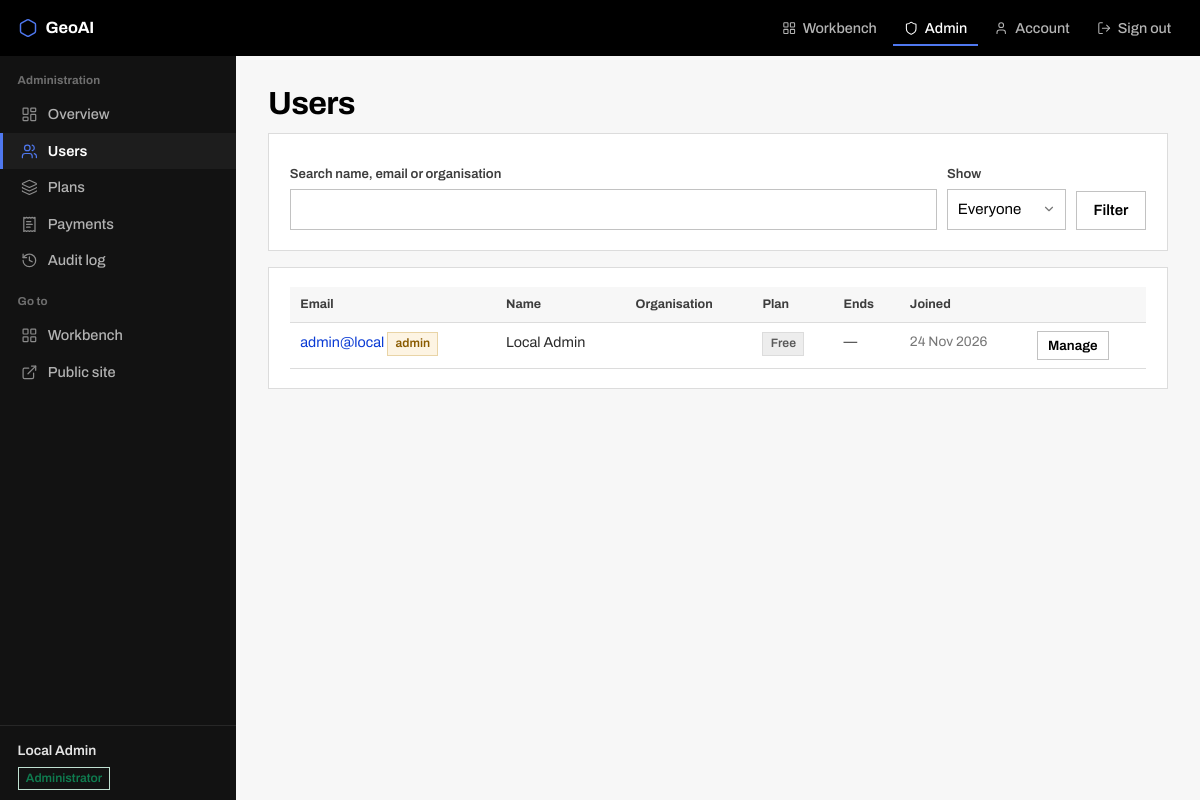
Page /admin/users (signed in) on the committed database.
### portal/models.py (models this page shows, shortened)
class User(UserMixin, db.Model):
    __tablename__ = "users"
    id = db.Column(db.Integer, primary_key=True)
    email = db.Column(db.String(190), unique=True, nullable=False, index=True)
    name = db.Column(db.String(120), nullable=False, default="")
    organisation = db.Column(db.String(160), nullable=False, default="")
    phone = db.Column(db.String(40), nullable=False, default="")
    password_hash = db.Column(db.String(255), nullable=False)
    is_admin = db.Column(db.Boolean, nullable=False, default=False)
    is_active_account = db.Column(db.Boolean, nullable=False, default=True)
    created_at = db.Column(db.DateTime, nullable=False, default=now)
    last_login = db.Column(db.DateTime)
    subscriptions = db.relationship("Subscription", back_populates="user", cascade="all, delete-orphan",
                                    order_by="Subscription.id.desc()")
    payments = db.relationship("Payment", back_populates="user", cascade="all, delete-orphan")
    @property
    def is_active(self):
        return self.is_active_account
    @property
    def subscription(self):
        for s in self.subscriptions:
            if s.is_live:
                return s
        return None
    @property
    def plan(self):
        s = self.subscription
        return s.plan if s else Plan.query.filter_by(code="free").first()
    @property
    def plan_name(self):
        p = self.plan
        return p.name if p else "No plan"
    @property
    def expires_at(self):
        s = self.subscription
        return _aware(s.ends_at) if s else None
    def allowed_sections(self):
        if self.is_admin:
            return list(SECTIONS)
        p = self.plan
        return p.section_list if p else list(FREE_SECTIONS)

class Plan(db.Model):
    __tablename__ = "plans"
    id = db.Column(db.Integer, primary_key=True)
    code = db.Column(db.String(32), unique=True, nullable=False)        # free, basic, pro
    name = db.Column(db.String(80), nullable=False)
    price = db.Column(db.Float, nullable=False, default=0.0)
    currency = db.Column(db.String(8), nullable=False, default="TZS")
    period_days = db.Column(db.Integer, nullable=False, default=30)
    sections = db.Column(db.Text, nullable=False, default="")           # comma-separated keys of SECTIONS
    can_download = db.Column(db.Boolean, nullable=False, default=False)
    max_uploads_per_month = db.Column(db.Integer, nullable=False, default=0)   # 0 = no limit
    seats = db.Column(db.Integer, nullable=False, default=1)
    is_public = db.Column(db.Boolean, nullable=False, default=True)     # shown on the pricing page
    sort = db.Column(db.Integer, nullable=False, default=0)

### portal/admin.py (the view)
@bp.route("/users")
@admin_only
def users():
    q = request.args.get("q", "").strip()
    query = User.query
    if q:
        like = f"%{q}%"
        query = query.filter(or_(User.email.ilike(like), User.name.ilike(like),
                                 User.organisation.ilike(like)))
    show = request.args.get("show", "all")
    people = query.order_by(User.created_at.desc()).all()
    if show == "paid":
        people = [u for u in people if u.subscription]
    elif show == "free":
        people = [u for u in people if not u.subscription]
    elif show == "suspended":
        people = [u for u in people if not u.is_active_account]
    return render_template("admin/users.html", people=people, q=q, show=show,
                           plans=Plan.query.order_by(Plan.sort).all())

### portal/admin.py (called while the page is built)
def admin_only(f):
    @wraps(f)
    @login_required
    def wrapper(*a, **kw):
        if not current_user.is_admin:
            abort(403)
        return f(*a, **kw)
    return wrapper

### portal/app/__init__.py (called while the page is built)
def upload_allowance():
    if current_user.is_admin:
        return 0, None, None
    used, limit = current_user.upload_allowance()
    return used, limit, None if limit is None else max(limit - used, 0)

def nav_context():
    if not current_user.is_authenticated:
        return {"app_sections": [], "locked_count": 0, "allowance": (0, None, None)}
    allowed = set(current_user.allowed_sections())
    have = set(store.sections_with_results(current_user.id))
    items = [{**s, "open": s["key"] in allowed, "has_result": s["key"] in have} for s in SECTIONS]
    return {"app_sections": items, "locked_count": sum(0 if i["open"] else 1 for i in items),
            "allowance": upload_allowance()}

### portal/app/store.py (called while the page is built)
def root():
    base = Path(current_app.config["DATA_DIR"]) / "work"
    base.mkdir(parents=True, exist_ok=True)
    return base

def home(user_id):
    p = root() / str(user_id)
    p.mkdir(parents=True, exist_ok=True)
    return p

def _safe(section):
    if section not in SECTIONS:
        raise ValueError(f"unknown section {section!r}")
    return section

def sections_with_results(user_id):
    out = {}
    for section in SECTIONS:
        run = Run.latest(user_id, section)
        if run and run.ok:
            out[section] = run
    return out

    @classmethod
    def latest(cls, user_id, section):
        runs = cls.list(user_id, section)
        return runs[0] if runs else None

    @classmethod
    def list(cls, user_id, section):
        d = home(user_id) / _safe(section)
        if not d.is_dir():
            return []
        runs = [cls(user_id, section, p.name) for p in d.iterdir()
                if p.is_dir() and not p.name.startswith("_")]     # "_draft" is not a run
        runs.sort(key=lambda r: r.id, reverse=True)          # the id starts with the timestamp
        return runs

### portal/icons.py (called while the page is built)
def icon(name, cls="", label=None):
    if name not in names():
        raise KeyError(f"no icon named {name!r} in {SPRITE.name}")
    aria = (f'role="img" aria-label="{label}"' if label else 'aria-hidden="true" focusable="false"')
    classes = f"ico {cls}".strip()
    return Markup(f'<svg class="{classes}" {aria}><use href="#i-{name}"></use></svg>')

### portal/templates/admin/users.html
{% set page_title = "Users" %}
{% extends "admin/layout.html" %}
{% block main %}
<h1>Users</h1>
<div class="card">
<form method="get" style="display:flex;gap:.6rem;align-items:end;flex-wrap:wrap">
  <div style="flex:1;min-width:220px"><label for="q">Search name, email or organisation</label>
    <input id="q" name="q" value="{{ q }}"></div>
  <div><label for="show">Show</label><select id="show" name="show">
    {% for v, t in [('all','Everyone'),('paid','Paying'),('free','Free only'),('suspended','Suspended')] %}
    <option value="{{ v }}" {{ 'selected' if show==v }}>{{ t }}</option>{% endfor %}</select></div>
  <button class="btn sec" type="submit">Filter</button>
</form>
</div>
<div class="card">
<table>
<tr><th>Email</th><th>Name</th><th>Organisation</th><th>Plan</th><th>Ends</th><th>Joined</th><th></th></tr>
{% for u in people %}
<tr>
  <td><a href="{{ url_for('admin.user_detail', uid=u.id) }}">{{ u.email }}</a>
      {% if u.is_admin %}<span class="tag warn">admin</span>{% endif %}
      {% if not u.is_active_account %}<span class="tag err">suspended</span>{% endif %}</td>
  <td>{{ u.name }}</td><td class="small">{{ u.organisation }}</td>
  <td>{% if u.subscription %}<span class="tag ok">{{ u.plan_name }}</span>
      {% else %}<span class="tag no">{{ u.plan_name }}</span>{% endif %}</td>
  <td class="small">{% if u.expires_at %}{{ u.expires_at.strftime('%d %b %Y') }}
      <span class="muted">({{ u.days_left }}d)</span>{% else %}—{% endif %}</td>
  <td class="small muted">{{ u.created_at.strftime('%d %b %Y') }}</td>
  <td><a class="btn sm sec" href="{{ url_for('admin.user_detail', uid=u.id) }}">Manage</a></td>
</tr>
{% else %}<tr><td colspan="7" class="muted">Nobody matches that.</td></tr>{% endfor %}
</table>
</div>
{% endblock %}

### portal/templates/console.html (shortened to what this page needs)
{% extends "base.html" %}
{% block page %}
<div class="console">
  <aside class="rail" id="rail">
    {% block rail %}{% endblock %}
    <div class="rail-foot">
      <span class="who">{{ current_user.name or current_user.email }}</span>
      {% if current_user.is_admin %}
        <span class="tag ok">Administrator</span>
      {% endif %}
    </div>
  </aside>
  <main class="work">
    {% block main %}{% endblock %}
  </main>
</div>
{% endblock %}

### portal/static/style.css (style rules this page uses)
:root { --white:#ffffff; --g50:#f7f7f7; --g100:#ededed; --g150:#e4e4e4; --g200:#dcdcdc; --g300:#c2c2c2; --g400:#9a9a9a; --g500:#767676; --g600:#5a5a5a; --g700:#3d3d3d; --g800:#2a2a2a; --g900:#1c1c1c; --black:#000000; --blue:#0a3bd4; --blue-dk:#0730a6; --blue-lt:#4f78ef; --blue-wash:#edf1fd; --red:#c8102e; --red-wash:#fdeef0; --green:#0f7b4f; --green-wash:#eaf6f0; --amber:#8a5b00; --amber-wash:#fdf4e3; --ink:var(--black); --body:var(--g800); --muted:var(--g500); --line:var(--g200); --bg:var(--g50); --card:var(--white); --rail:#121212; --mono:"IBM Plex Mono",ui-monospace,SFMono-Regular,Menlo,Consolas,monospace; --sans:"Archivo","Archivo Fallback",system-ui,-apple-system,"Segoe UI",Roboto,sans-serif; --h-top:56px; --w-rail:236px; }
* { box-sizing:border-box }
html { -webkit-text-size-adjust:100% }
body { margin:0;background:var(--bg);color:var(--body); font:400 15px/1.55 var(--sans); font-feature-settings:"kern" 1; -webkit-font-smoothing:antialiased }
img,svg,video { max-width:100% }
a { color:var(--blue);text-decoration:none }
h1,h2,h3,h4 { color:var(--ink);font-weight:600;letter-spacing:-0.012em;margin:0 0 .6rem }
h1 { font-size:2rem;line-height:1.15;font-weight:700;letter-spacing:-0.022em }
.muted { color:var(--muted) }
.small { font-size:.86rem }
.ico { width:1.15em;height:1.15em;flex:none;vertical-align:-0.2em;stroke-width:1.75 }
.ico.sm { width:1em;height:1em }
header.top .brand .ico { width:1.25rem;height:1.25rem;color:var(--blue-lt) }
.card { background:var(--card);border:1px solid var(--line);padding:1.2rem 1.3rem;margin-bottom:1rem }
label { display:block;font-size:.82rem;color:var(--g700);margin:.7rem 0 .25rem;font-weight:600 }
input:not([type=checkbox]):not([type=radio]):not([type=submit]):not([type=button]), select,textarea { width:100%;padding:.52rem .6rem;border:1px solid var(--g300);background:#fff; font:inherit;color:var(--ink);border-radius:0 }
select { appearance:none;background-repeat:no-repeat;background-position:right .55rem center;padding-right:1.9rem }
.btn { display:inline-flex;align-items:center;justify-content:center;gap:.45rem; background:var(--black);color:#fff;border:1px solid var(--black);border-radius:0; padding:.56rem 1.05rem;font:inherit;font-weight:600;font-size:.93rem;line-height:1.3; cursor:pointer;text-decoration:none;transition:background .12s,border-color .12s,color .12s }
.btn.sec { background:#fff;color:var(--ink);border-color:var(--g300) }
.btn.sm { padding:.3rem .62rem;font-size:.84rem;gap:.35rem }
table { width:100%;border-collapse:collapse;font-size:.9rem }
th,td { text-align:left;padding:.5rem .65rem;border-bottom:1px solid var(--line);vertical-align:top }
th { font-size:.78rem;font-weight:700;color:var(--g700);background:var(--g50);white-space:nowrap }
td { font-variant-numeric:tabular-nums }
.tag { display:inline-flex;align-items:center;gap:.3rem;padding:.12rem .45rem;font-size:.76rem; font-weight:600;border:1px solid;border-radius:0;line-height:1.45 }
.tag.ok { color:var(--green);background:var(--green-wash);border-color:#bfe0d1 }
.tag.no { color:var(--g600);background:var(--g100);border-color:var(--g200) }
.tag.warn { color:var(--amber);background:var(--amber-wash);border-color:#e9d4a6 }

### portal/static/app.css (style rules this page uses)
.console { display:grid;grid-template-columns:var(--w-rail) minmax(0,1fr); min-height:calc(100vh - var(--h-top)); background:linear-gradient(to right,var(--rail) 0 var(--w-rail),var(--bg) var(--w-rail)) }
.rail { position:sticky;top:var(--h-top);align-self:start;height:calc(100vh - var(--h-top)); overflow-y:auto;background:var(--rail);color:#9d9d9d;display:flex;flex-direction:column; padding:.9rem 0 .6rem;scrollbar-width:thin }
.work { min-width:0;padding:1.9rem 2rem 5rem;background:var(--bg) }
.work > h1:first-child { margin-top:0 }
.rail-nav a .ico { width:1.05rem;height:1.05rem;color:#8a8a8a;flex:none }
.rail-nav a.on .ico { color:var(--blue-lt) }
.rail-foot { margin-top:auto;padding:.9rem 1.1rem 0;border-top:1px solid #272727;font-size:.79rem; color:#8a8a8a;line-height:1.6 }
.rail-foot .who { color:#e4e4e4;font-weight:600;font-size:.86rem;display:block;margin-bottom:.3rem; overflow:hidden;text-overflow:ellipsis }
.rail-foot .tag { background:transparent }
.work .card { overflow-x:auto }
.work .card > table { min-width:34rem }

### rows in the picture
User: name "Local Admin", email "admin@local", is_admin "admin", plan_name "Free", created_at "24 Nov 2026"

### other values in the picture
{{ BRAND }} "GeoAI"
{{ label }} "Overview" "Users" "Plans" "Payments" "Audit log"
form field show "Everyone"
